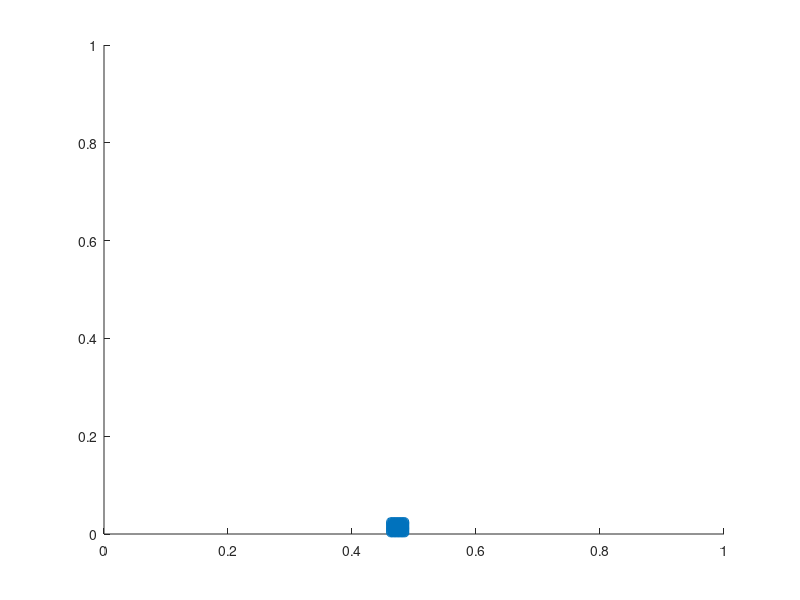

Source code (MATLAB):
% this is for writing the .mat file containing the initial conditions
% of the personal fluid problem.
% These initial conditions are meant to model a fountain spouts from the 
% bottom center of the container

% POSTION
x = zeros(100,1);
y = zeros(100,1);

% VELOCITY
u = zeros(100,1);
v = 10*ones(100,1);

% FORCES
fx = zeros(100,1);
fy = ones(100,1);

dx = 1/(400);
dy = 1/(400);

for i = 1:10
for j = 1:10
if i == 1 && j == 1
x(i) = .46 + dx;
y(i) = dy;
elseif i ~=1 && j == 1
x(10*(i - 1) + j) = .46 + dx;
y(10*(i - 1) + j) = y(10*(i - 1) + j - 1) + dy;
else
x(10*(i - 1) + j) = x(10*(i - 1) + j -1) + dx;
y(10*(i - 1) + j) = y(10*(i - 1) + j - 1);
end
end
end

scatter(x,y)
axis([0,1,0,1])
save('fountain_initial_conditions.mat','x', 'y','u','v','fx','fy')

